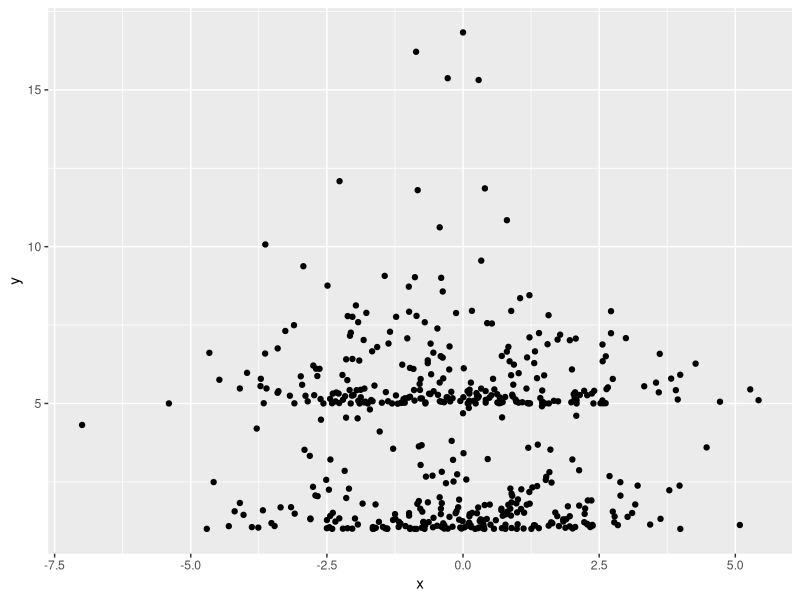

Write the R code that produced this figure. (Note: this script raises an error after producing the figure.)
library(plyr)
library(dplyr)
library(ggplot2)

set.seed(2015)

n <- 250
test1 <- data_frame(x = 2*rnorm(n), y = rnorm(n)^2+1, cluster = 1)
test2 <- data_frame(x = 2*rnorm(n), y = rnorm(n)^2+5, cluster = 2)

c<-rbind(test1,test2)

ggplot(c, aes(x, y)) + geom_point()

####

library(broom)

plot_kmeans <- function(dat, k) {
        clust <- dat %>% ungroup %>% dplyr::select(x, y) %>% kmeans(k)
        ggplot(broom::augment(clust, dat), aes(x, y)) + geom_point(aes(color = .cluster)) +
                geom_point(aes(x1, x2), data = tidy(clust), size = 10, shape = "x") +
                labs(color = "K-means assignments")
}

plot_kmeans(c, 2)


####

clusters<-kmeans(x=c[,1:2], centers=2)
#plot.new()
plot(x=c[,1:2], col=clusters$cluster)
points(clusters$centers, col=1:5, pch=8)
#plot.new()

